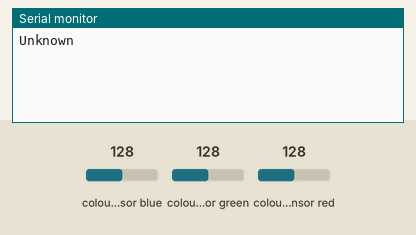
A sketch run on a simulated Arduino Uno, built with avr-gcc and run on an emulated ATmega328P. Shown: the last lines printed to the serial monitor. Wiring (inferred from the names in the program): TCS3200 colour sensor: output pin 12; S2 pin 10; S3 pin 11; S0 pin 8; S1 pin 9. Inputs (shaded band) come from the test bench; at power-on: colour sensor green 128, colour sensor red 128, colour sensor blue 128.

Above: at 1.2 s.
1.3 s: colour sensor green set to 191
At 2.9 s:
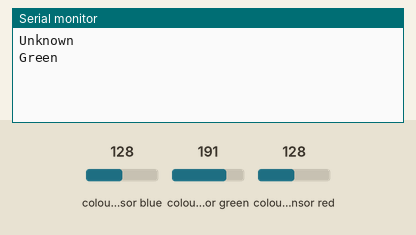
4.3 s: colour sensor red set to 250
At 6.8 s:
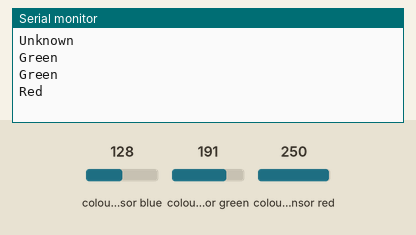

The sketch:

code.ino
```cpp
#define s0 8 //Module pins wiring
#define s1 9
#define s2 10
#define s3 11
#define out 12

int Red=0, Blue=0, Green=0;

void setup()
{
pinMode(s0,OUTPUT); //pin modes
pinMode(s1,OUTPUT);
pinMode(s2,OUTPUT);
pinMode(s3,OUTPUT);
pinMode(out,INPUT);

Serial.begin(9600); //intialization of the serial monitor baud rate

digitalWrite(s0,HIGH); //Putting S0/S1 on HIGH/HIGH levels means the output frequency scalling is at 100%
digitalWrite(s1,HIGH); //LOW/LOW is off HIGH/LOW is 20% and LOW/HIGH is 2%

}

void loop(){

GetColors(); //Execute the GetColors function to get the value of each RGB color

if (Red <=15 && Green <=15 && Blue <=15) //If the values are low it's likely the white color (all the colors are present)
Serial.println("White");

else if (Red<Blue && Red<=Green && Red<23) //if Red value is the lowest one and smaller thant 23 it's likely Red
Serial.println("Red");

else if (Blue<Green && Blue<Red && Blue<20) //Same thing for Blue
Serial.println("Blue");

else if (Green<Red && Green-Blue<= 8)
Serial.println("Green");

else
Serial.println("Unknown");


delay(2000); //can be modified


}


void GetColors()
{
digitalWrite(s2, LOW); //S2/S3 levels define which set of photodiodes we are using LOW/LOW is for RED LOW/HIGH is for Blue and HIGH/HIGH is for green
digitalWrite(s3, LOW);
Red = pulseIn(out, digitalRead(out) == HIGH ? LOW : HIGH);
delay(20);
digitalWrite(s3, HIGH); //Here we select the other color (set of photodiodes) and measure the other colors value using the same techinque
Blue = pulseIn(out, digitalRead(out) == HIGH ? LOW : HIGH);
delay(20);
digitalWrite(s2, HIGH);
Green = pulseIn(out, digitalRead(out) == HIGH ? LOW : HIGH);
delay(20);
}
```

Measured:
- after the input at 1.3 s, the serial monitor: prints a new line after 0.82 s (image 1)
- after the input at 4.3 s, the serial monitor: prints a new line after 1.9 s (image 2)
